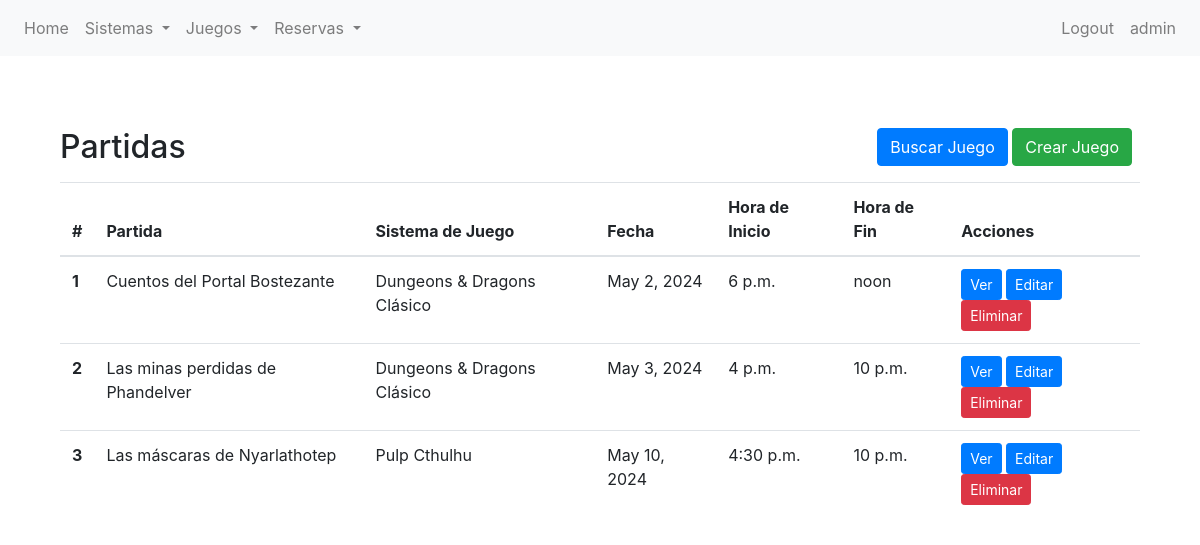
/partidas/juego/list/ (signed in), run on the app's committed database.
### partidas/models.py (models this page shows, shortened)
class Juego(models.Model):
    nombre = models.CharField(max_length=250)
    disponible = models.BooleanField(default=True)
    numero_de_jugadores = models.IntegerField()
    sistema_de_juego = models.ForeignKey(Sistema, on_delete=models.CASCADE, related_name='sistema_de_juego')
    descripcion = models.TextField(blank=True, null=True)
    fecha = models.DateField(default=timezone.now)
    hora_inicio = models.TimeField(default=timezone.now)
    hora_fin = models.TimeField(default=timezone.now)

class Sistema(models.Model):
    nombre = models.CharField(max_length=100)
    dado = models.CharField(
        max_length=6,
        choices=Dado.choices,
        default=Dado.D20
        )
    base = models.CharField(
        max_length=6,
        choices=Base.choices,
        default=Base.DND5E
        )
    descripcion = models.CharField(max_length=500)
    def __str__(self):
        return f"{self.nombre}"

### partidas/views.py (the view)
# urls.py: path("juego/list/", JuegoListView.as_view(), name="juego-list"),
class JuegoListView(LoginRequiredMixin, ListView):
    model = Juego
    template_name = "partidas/vbc/juego-list.html"
    context_object_name = "todos_los_juegos"

### partidas/templates/partidas/vbc/juego-list.html (shortened to what this page needs)
{% extends 'partidas/base.html' %}
{% block content %}
<section class="py-5">
    <div class="container">
        <div class="d-flex justify-content-between align-items-center mb-3">
            <div>
                <h2 class="mb-0">Partidas</h2>
            </div>
            <div>
                <a href="{% url 'juego-search' %}" class="btn btn-primary">Buscar Juego</a>
                <a href="{% url 'juego-create' %}" class="btn btn-success mr-2">Crear Juego</a>
            </div>
        </div>
        <table class="table">
            <thead>
                <tr>
                    <th scope="col">#</th>
                    <th scope="col">Partida</th>
                    <th scope="col">Sistema de Juego</th>
                    <th scope="col">Fecha</th>
                    <th scope="col">Hora de Inicio</th>
                    <th scope="col">Hora de Fin</th>
                    <th scope="col">Acciones</th>
                </tr>
            </thead>
            <tbody>
                {% if todos_los_juegos %}
                {% for juego in todos_los_juegos %}
                <tr>
                    <th scope="row">{{ forloop.counter }}</th>
                    <td>{{ juego.nombre }}</td>
                    <td>{{ juego.sistema_de_juego }}</td>
                    <td>{{ juego.fecha }}</td>
                    <td>{{ juego.hora_inicio }}</td>
                    <td>{{ juego.hora_fin }}</td>
                    <td>
                        <a href="{% url 'juego-detail' juego.id %}" class="btn btn-primary btn-sm">Ver</a>
                        <a href="{% url 'juego-update' juego.id %}" class="btn btn-primary btn-sm">Editar</a>
                        <a href="{% url 'juego-delete' juego.id %}" class="btn btn-danger btn-sm">Eliminar</a>
                    </td>
                    {% endfor %}
                </tr>
                {% else %}
                <tr>
                    <td colspan="7">No hay Partidas disponibles.</td>
                </tr>
                {% endif %}
            </tbody>
        </table>
    </div>
</section>
{% endblock %}

### partidas/templates/partidas/base.html (shortened to what this page needs)
{% load static %}
<!DOCTYPE html>
<html lang="en">
<head>
    <link rel="stylesheet" href="{% static 'partidas/css/bootstrap.css' %}">
</head>
<body>
    <nav class="navbar navbar-expand-lg navbar-light bg-light">
        <div class="collapse navbar-collapse" id="navbarNav">
            <ul class="navbar-nav">
                <li class="nav-item">
                    <a class="nav-link" href="{% url 'home' %}">Home</a>
                </li>
                {% if user.is_authenticated %}
                <li class="nav-item dropdown">
                    <a class="nav-link dropdown-toggle" href="#" id="navbarDropdownMenuLinkSistema" role="button" data-toggle="dropdown" aria-haspopup="true" aria-expanded="false">
                        Sistemas
                    </a>
                </li>
                <li class="nav-item dropdown">
                    <a class="nav-link dropdown-toggle" href="#" id="navbarDropdownMenuLinkJuego" role="button" data-toggle="dropdown" aria-haspopup="true" aria-expanded="false">
                        Juegos
                    </a>
                </li>
                <li class="nav-item dropdown">
                    <a class="nav-link dropdown-toggle" href="#" id="navbarDropdownMenuLinkReserva" role="button" data-toggle="dropdown" aria-haspopup="true" aria-expanded="false">
                        Reservas
                    </a>
                </li>
                {% endif %}
            </ul>
            <ul class="navbar-nav ml-auto">
                {% if user.is_authenticated %}
                    <li class="nav-item">
                        <a class="nav-link" href="{% url 'logout' %}">Logout</a>
                    </li>
                    <li class="nav-item">
                        <a class="nav-link" href="{% url 'editar-perfil' %}">{{ user }}</a>
                    </li>
                {% endif %}
            </ul>
        </div>
    </nav>
    <div class="container mt-4">
        {% block content %}{% endblock content %}
    </div>
</body>
</html>

### data on the page
Juego: nombre "Cuentos del Portal Bostezante", sistema_de_juego "Dungeons & Dragons Clásico", fecha "May 2, 2024", hora_inicio "6 p.m.", hora_fin "noon"
Juego: nombre "Las minas perdidas de Phandelver", sistema_de_juego "Dungeons & Dragons Clásico", fecha "May 3, 2024", hora_inicio "4 p.m.", hora_fin "10 p.m."
Juego: nombre "Las máscaras de Nyarlathotep", sistema_de_juego "Pulp Cthulhu", fecha "May 10, 2024", hora_inicio "4:30 p.m.", hora_fin "10 p.m."

### other printed values
{{ user }} "admin"
